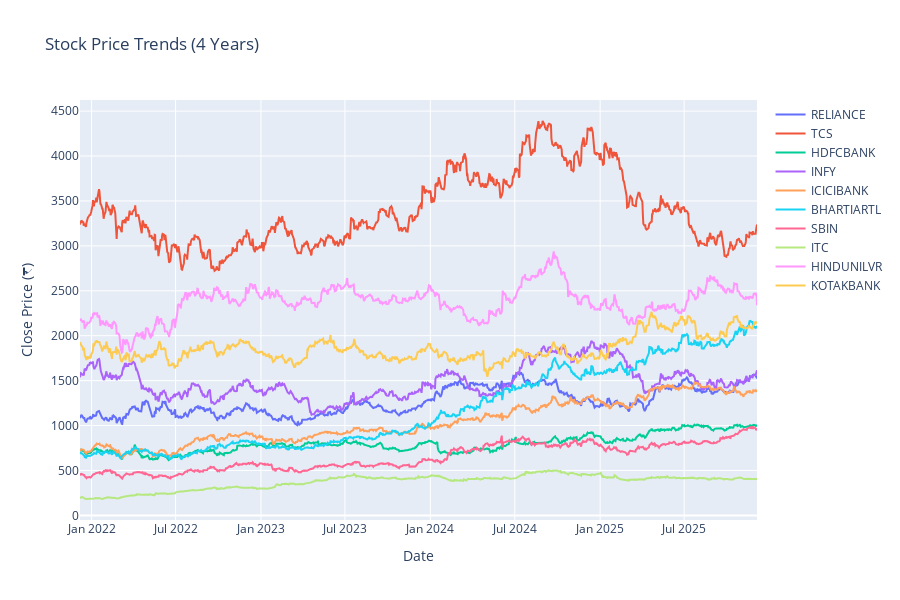

Notebook source saved alongside this figure:
### Code cell
for stock in df['Stock'].unique():
    stock_data = df[df['Stock'] == stock]
    fig.add_trace(go.Scatter(
        x=stock_data['Date'],
        y=stock_data['Close'],
        name=stock,
        mode='lines'
    ))

fig.update_layout(
    title='Stock Price Trends (4 Years)',
    xaxis_title='Date',
    yaxis_title='Close Price (₹)',
    hovermode='x unified',
    height=600
)

fig.show()

### Figure 1 — Plotly figure (JSON) as saved in the notebook; plotly's stock layout.template omitted (floating-point values rounded to 4 significant figures; data arrays with more than 128 entries replaced by an {"elided": "..."} marker saying what was removed)
{"data": [{"mode": "lines", "name": "RELIANCE", "type": "scatter", "x": {"elided": "991 str values"}, "y": {"elided": "991 float values"}}, {"mode": "lines", "name": "TCS", "type": "scatter", "x": {"elided": "991 str values"}, "y": {"elided": "991 float values"}}, {"mode": "lines", "name": "HDFCBANK", "type": "scatter", "x": {"elided": "991 str values"}, "y": {"elided": "991 float values"}}, {"mode": "lines", "name": "INFY", "type": "scatter", "x": {"elided": "991 str values"}, "y": {"elided": "991 float values"}}, {"mode": "lines", "name": "ICICIBANK", "type": "scatter", "x": {"elided": "991 str values"}, "y": {"elided": "991 float values"}}, {"mode": "lines", "name": "BHARTIARTL", "type": "scatter", "x": {"elided": "991 str values"}, "y": {"elided": "991 float values"}}, {"mode": "lines", "name": "SBIN", "type": "scatter", "x": {"elided": "991 str values"}, "y": {"elided": "991 float values"}}, {"mode": "lines", "name": "ITC", "type": "scatter", "x": {"elided": "991 str values"}, "y": {"elided": "991 float values"}}, {"mode": "lines", "name": "HINDUNILVR", "type": "scatter", "x": {"elided": "991 str values"}, "y": {"elided": "991 float values"}}, {"mode": "lines", "name": "KOTAKBANK", "type": "scatter", "x": {"elided": "991 str values"}, "y": {"elided": "991 float values"}}], "layout": {"height": 600, "hovermode": "x unified", "title": {"text": "Stock Price Trends (4 Years)"}, "xaxis": {"title": {"text": "Date"}}, "yaxis": {"title": {"text": "Close Price (₹)"}}}}
